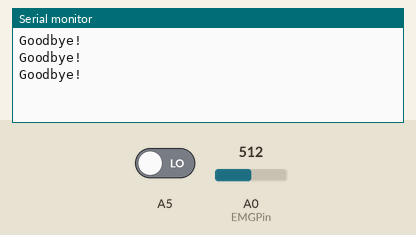
A sketch run on a simulated Arduino Leonardo, built with avr-gcc and run on an emulated ATmega32U4. On the bench: the last lines printed to the serial monitor. Inputs (shaded band) come from the test bench; at power-on: A5 LOW, A0 (EMGPin) = 512.

Above: at 2.8 s.
2.9 s: A5 driven HIGH
At 3.11 s:
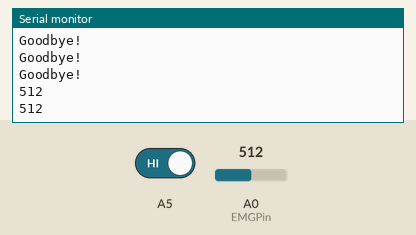
4.9 s: A0 (EMGPin) set to 716
At 4.94 s:
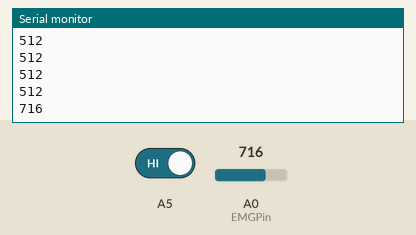
6.4 s: A0 (EMGPin) set to 900
At 6.46 s:
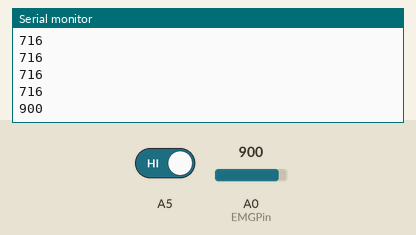
Timing chart, 0 to 9.4 s (numbered marks = the images above; inputs shaded):
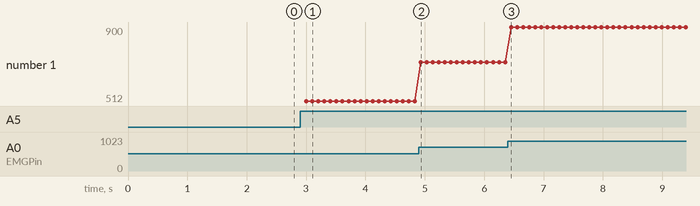

The sketch:

Clickv2.ino
```cpp
#include <Mouse.h>

int EMGVal = 0;
int EMGclick = 1.5;
int EMGPin = A0;


void setup() {
pinMode(5,INPUT);
Serial.begin(9600);
}

void loop() {
  if (digitalRead(A5) ==HIGH){
  EMGVal = analogRead(A0);
Serial.println(EMGVal);

if (EMGVal > EMGclick) {
  Mouse.click();
  delay(100);
}
  }else {Serial.println("Goodbye!");delay(1000);}
 delay(1);

}
```

Measured:
- after the input at 2.9 s, the serial monitor: prints a new line after 0.10 s (image 1)
- after the input at 4.9 s, the serial monitor: prints a new line at once (image 2)
- after the input at 6.4 s, the serial monitor: prints a new line after 0.05 s (image 3)
- plotted number 1: 512 → 716 after the input at 4.9 s, 716 → 900 after the input at 6.4 s
